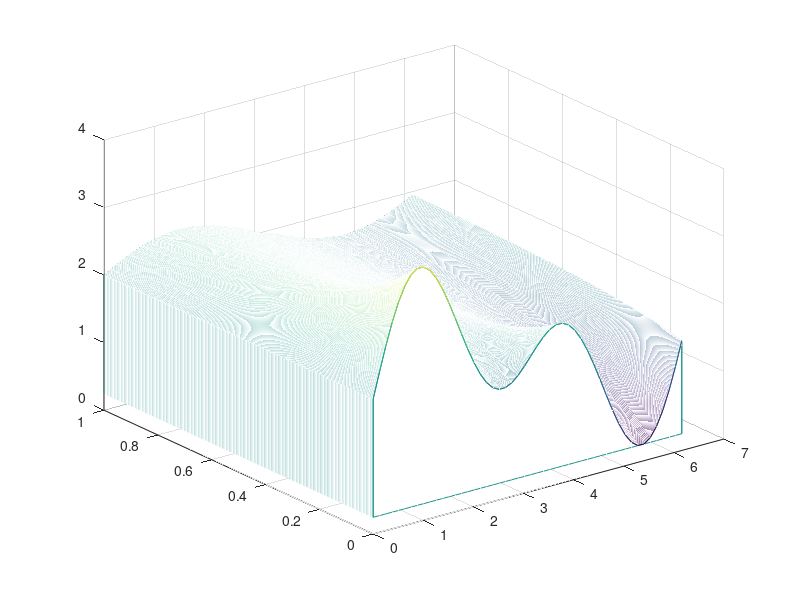

Source code (MATLAB):
clear all;
n = 50;             % number of points
dx = 2*pi/n;        % space step
x = 0:dx:2*pi-dx;   % grid

h = 0.001;            % temporal step
times = 1000;         % number of iterations in time

k = fftshift(-n/2:1:n/2-1); % wave numbers
k2 = k.*k;             

u0 = 2 + sin(x) + sin(2*x); % initial conditions
u = zeros(times,n);         % stores results
u(1,:) = u0;

uf = fft(u0);                  % Fourier coefficients of initial function

for i=2:times
    uf = uf.*(1-h*k2);      % next time step in Fourier space
    u(i,:) = real(ifft(uf));  % IFFT to physical space
end

[X,T] = meshgrid(x,0:h:times*h-h);
waterfall(X,T,u)